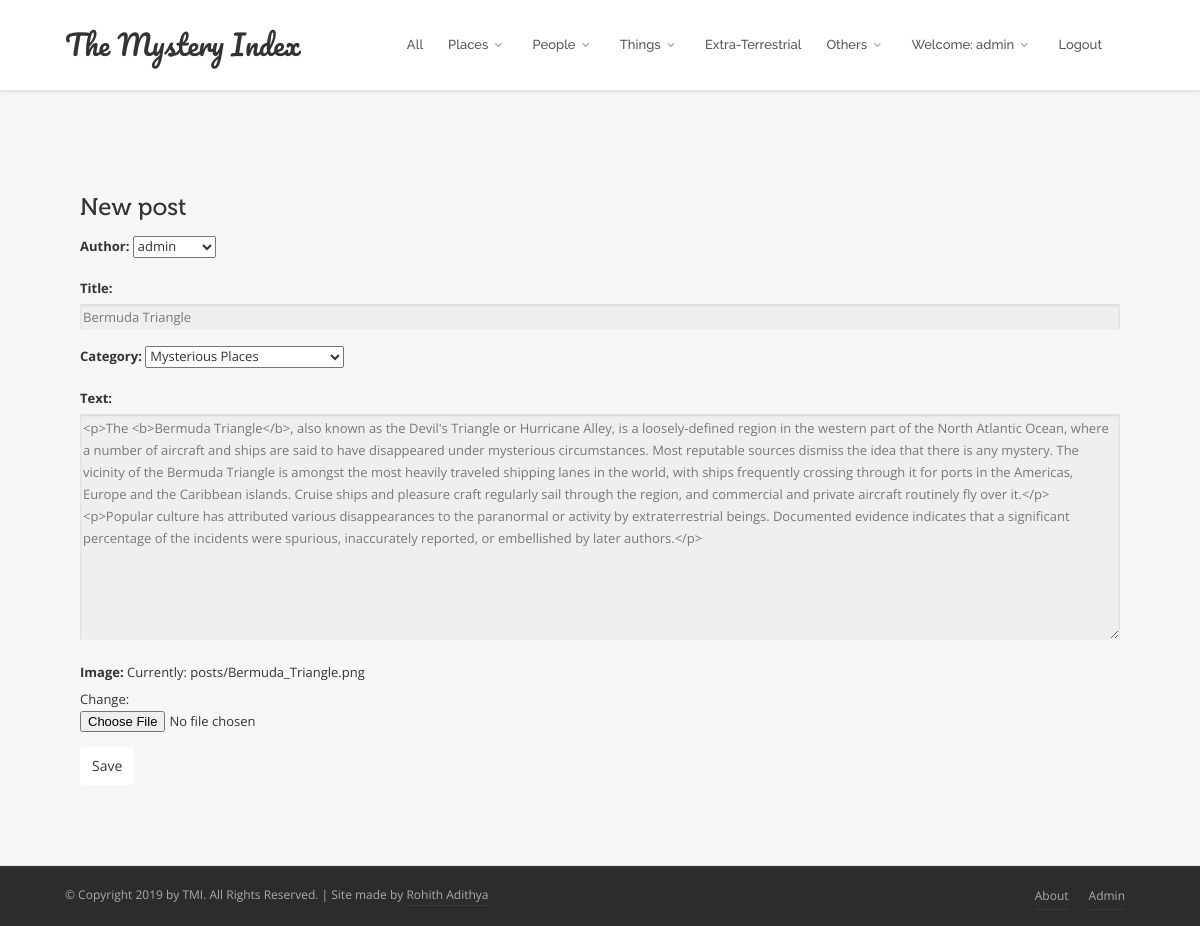
Screenshot of /post/1/edit/ (signed in) with the database file from the repository.
### blog/models.py (models this page shows, shortened)
class Post(models.Model):
    author = models.ForeignKey('auth.User',on_delete=models.CASCADE)
    title = models.CharField(max_length=200)
    category = models.ForeignKey('blog.Categories',related_name='category',on_delete=models.CASCADE)
    text = models.TextField()
    image = models.ImageField(upload_to='posts')
    create_date = models.DateTimeField(default=timezone.now)
    published_date = models.DateTimeField(blank=True,null=True)

### blog/views.py (the view)
# urls.py: path('post/<int:pk>/edit/', views.PostUpdateView.as_view(), name='post_edit'),
class PostUpdateView(LoginRequiredMixin,UpdateView):
    login_url = '/login/'
    redirect_field_name = 'blog/post_detail.html'
    form_class = PostForm
    model = Post

### blog/forms.py
class PostForm(forms.ModelForm):
    class Meta():
        model = Post
        fields = ('author','title','category','text','image')
        widgets = {
            'title': forms.TextInput(attrs={'class': 'textinputclass'}),
            'text': forms.Textarea(attrs={'class': 'editable medium-editor-textarea postcontent'}),
        }

### blog/models.py (called while the page is built)
    def __str__(self):
        return self.name

### blog/templates/blog/post_form.html (shortened to what this page needs)
{% extends 'blog/base.html' %}
{% block content %}
<div class="v-parallax v-bg-stylish v-bg-stylish-v4 no-shadow" id="posts">
    <div class="container">
            <div class="col-sm-12">
    <h1>New post</h1>
    <form method="POST" class="post-form" enctype="multipart/form-data">
    {{form.as_p}}
    <button type="submit" class="save btn btn-default">Save</button>
    </form>
    </div>
    </div>
</div>
{% endblock %}

### blog/templates/blog/base.html (shortened to what this page needs)
<!DOCTYPE html>
{% load static %}
<html>
<head>
    <link rel="stylesheet" href="//cdn.jsdelivr.net/medium-editor/latest/css/medium-editor.min.css" type="text/css" media="screen" charset="utf-8">
    <link href="{% static 'css/bootstrap.min.css' %}" rel="stylesheet" />
    <link href="{% static 'css/style.css' %}" rel="stylesheet" />
    <link href="{% static 'css/font-awesome.min.css' %}" rel="stylesheet" />
    <link href="{% static 'css/v-nav-menu.css' %}" rel="stylesheet" />
    <link href="{% static 'css/v-animation.css' %}" rel="stylesheet" />
    <link href="{% static 'css/v-bg-stylish.css' %}" rel="stylesheet" />
    <link href="{% static 'css/v-shortcodes.css' %}" rel="stylesheet" />
    <link href="{% static 'css/theme-responsive.css' %}" rel="stylesheet" />
    <link href="{% static 'plugins/owl-carousel/owl.theme.css' %}" rel="stylesheet" />
    <link href="{% static 'plugins/owl-carousel/owl.carousel.css' %}" rel="stylesheet" />
    <link href="{% static 'plugins/rs-plugin/css/settings.css' %}" rel="stylesheet" />
    <link href="{% static 'plugins/rs-plugin/css/custom-captions.css' %}" rel="stylesheet" />
    <link rel="stylesheet" href="{% static 'css/custom.css' %}">
</head>
<body class="no-page-top">
    <header class="header" data-bg-color="rgba(9, 103, 139, 0.36)" data-font-color="#fff">
      <div class="container">
        <div class="logo">
          <a href="{% url 'index' %}" style="font-family: 'Pacifico', cursive; font-size: 28px">
              The Mystery Index
          </a>
        </div>
        <div class="navbar-collapse nav-main-collapse collapse">
          <nav class="nav-main mega-menu one-page-menu">
            <ul class="nav nav-pills nav-main" id="mainMenu">
                <li>
                    <a data-hash href="{% url 'post_list' %}">All</a>
                </li>
                <li class="dropdown">
                    <a class="dropdown-toggle menu-icon" href="#"></i>Places <i class="fa fa-caret-down"></i></a>
                </li>
                <li class="dropdown">
                    <a class="dropdown-toggle menu-icon" href="#"></i>People <i class="fa fa-caret-down"></i></a>
                </li>
                <li class="dropdown">
                    <a class="dropdown-toggle menu-icon" href="#"></i>Things <i class="fa fa-caret-down"></i></a>
                </li>
                <li>
                    <a data-hash href="{% url 'extra-terrestrial' %}"></i>Extra-Terrestrial</a>
                </li>
                <li class="dropdown">
                    <a class="dropdown-toggle menu-icon" href="#"></i>Others <i class="fa fa-caret-down"></i></a>
                </li>
                {% if user.is_authenticated %}
                <li class="dropdown">
                    <a class="dropdown-toggle menu-icon" href="#"></i>Welcome: {{ user.username }} <i class="fa fa-caret-down"></i></a>
                </li>
                <li>
                    <a data-hash href="{% url 'logout' %}"></i>Logout</a>
                </li>
                {% else %}
                <li>
                    <a data-hash href="{% url 'login' %}"></i>Login</a>
                </li>
                {% endif %}
            </ul>
          </nav>
        </div>
      </div>
    </header>
	  {% block content %}
    {% endblock %}
    <div class="footer-wrap">
        <div class="copyright">
            <div class="container">
                <p>© Copyright 2019 by TMI. All Rights Reserved. | Site made by <a href="https://www.linkedin.com/in/rohithvr101/">Rohith Adithya</a></p>
                <nav class="footer-menu std-menu">
                    <ul class="menu">
                        <li><a href="{% url 'about' %}">About</a></li>
                        <li><a href="{% url 'admin:index' %}">Admin</a></li>
                    </ul>
                </nav>
            </div>
        </div>
    </div>
</body>
</html>

### blog/static/css/v-nav-menu.css (style rules this page uses)
header { clear: both; background: #FFF; position: fixed; top: 0; width: 100%; z-index: 1001; border-bottom: 1px solid #e1e1e1; box-shadow: 0 1px 4px rgba(0, 0, 0, 0.10); -moz-transition: all 0.2s; -o-transition: all 0.2s; -webkit-transition: all 0.2s; transition: all 0.2s; }
nav.nav-main.one-page-menu .fa { margin-right: 6px; font-size: 14px; }
nav.std-menu .menu { height: auto; margin: 0; position: relative; padding: 0; }
nav.std-menu .menu li { position: relative; display: inline-block; float: left; font-size: 14px; margin: 8px 0; }
nav.std-menu .menu li:first-child { background: none; }
nav.std-menu .menu li > a { text-decoration: none; padding: 2px 0; margin: 0 10px; display: block; white-space: nowrap; background: transparent; }
body.no-page-top { background: #EDEFF2; }
body { padding-top: 90px; }
body .shopping-cart-widget, body .logo, body .search, body nav ul.nav-main { -moz-transition: all 0.3s; -o-transition: all 0.3s; -webkit-transition: all 0.3s; transition: all 0.3s; }
header > .container { position: relative; }
header div.logo { display: table; position: absolute; height: 90px; }
header div.logo a { display: table-cell; vertical-align: middle; }
header nav.nav-main { float: right; }
header .nav > li > a { padding: 35px 15px; }
header .nav-pills > li { margin-right: 3px; }
header div.nav-main-collapse, header div.nav-main-collapse.in { overflow-y: visible; }
header nav ul.nav-main i.fa-caret-down { background: transparent; border-radius: 100%; color: #888; display: inline-block; font-size: 10px; height: 14px; line-height: 15px; position: relative; text-align: center; top: -1px; width: 10px; }
header nav ul.nav-main > li + li { margin-left: -8px; }
header nav ul.nav-main li a { font-style: normal; line-height: 20px; position: relative; background: none; text-transform: none; display: block; color: #555; letter-spacing: 0px; text-shadow: 0 0px 0px rgba(0, 0, 0, 0.0); font-size: 13px; font-weight: 500; font-family: Raleway !important; }
header nav ul.nav-main i.fa-caret-down.fa-caret-down:before { content: "\f107"; font-size: 12px; vertical-align: -1px; margin-left: 3px; }
header nav ul.nav-pills > li > a:before { display: none; }
header nav ul.nav-pills > li > a, header nav ul.nav-pills > li > a:hover, header nav ul.nav-pills > li > a:focus, header nav ul.nav-pills > li.active > a, header nav ul.nav-pills > li.active > a:hover, header nav ul.nav-pills > li.active > a:focus { -moz-border-radius: 0; -webkit-border-radius: 0; border-radius: 0; border: 0; background-color:transparent; }

### blog/static/css/v-bg-stylish.css (style rules this page uses)
.v-bg-stylish.v-bg-stylish-v4 { background-color: #f7f7f7; border-color: #e4e4e4; }
.v-bg-stylish.v-bg-stylish-v4, .v-bg-stylish.v-bg-stylish-v4 h1, .v-bg-stylish.v-bg-stylish-v4 h2, .v-bg-stylish.v-bg-stylish-v4 h3, .v-bg-stylish.v-bg-stylish-v4 h3, .v-bg-stylish.v-bg-stylish-v4 h4, .v-bg-stylish.v-bg-stylish-v4 h5, .v-bg-stylish.v-bg-stylish-v4 h6, .v-bg-stylish-v4 .carousel-wrap > a { color: #333; }

### blog/static/css/v-shortcodes.css (style rules this page uses)
.btn { padding: 9px 12px; outline:none !important; }
button.btn:not(.v-btn.v-second-dark):not(.v-btn.v-third-dark) { border: none; }
.nav > li > a { padding: 10px 18px; }
.v-parallax { padding-top: 80px !important; padding-bottom: 80px !important; overflow: hidden; position: relative; width: 100%; background-attachment: fixed; -moz-background-size: cover; -webkit-background-size: cover; background-size: cover; background-repeat: no-repeat; background-position: center center; }

### blog/static/css/custom.css (style rules this page uses)
@media (min-width: 1200px) { .container { width: 1100px; } }

### blog/templates/blog/base.html (style rules this page uses)
label { font-weight: bold; }
* { box-sizing: border-box; }

### rows the page displays
Post: author "admin", title "Bermuda Triangle", category "Mysterious Places", text "<p>The <b>Bermuda Triangle</b>, also known as the Devil's Triangle or Hurricane Alley, is a loosely-defined region in the western part of the North Atlantic Ocean, where a number of aircraft and ships are said to have disappeared under mysterious circumstances. Most reputable sources dismiss the idea that there is any mystery. The vicinity of the Bermuda Triangle is amongst the most heavily traveled shipping lanes in the world, with ships frequently crossing through it for ports in the Americas, Europe and the Caribbean islands. Cruise ships and pleasure craft regularly sail through the region, and commercial and private aircraft routinely fly over it.</p><p>Popular culture has attributed…"

### other values shown
{{ user.username }} "admin"
